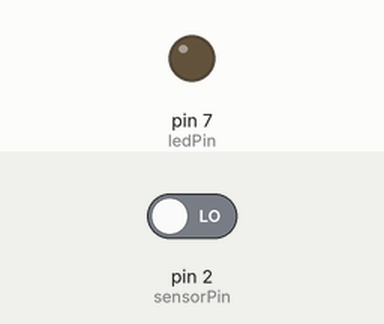
Bench run of a sketch on a simulated Arduino Uno, built with avr-gcc and run on an emulated ATmega328P. Parts: output pins drawn as LEDs (lit = HIGH). Inputs (shaded band) come from the test bench; at power-on: pin 2 (sensorPin) LOW. What the sketch prints to the serial monitor is not drawn.

Above: at 11.2 s.
11.3 s: pin 2 (sensorPin) driven HIGH
At 11.9 s:
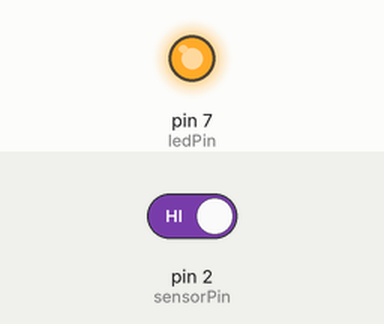
13.8 s: pin 2 (sensorPin) driven LOW
At 15.4 s:
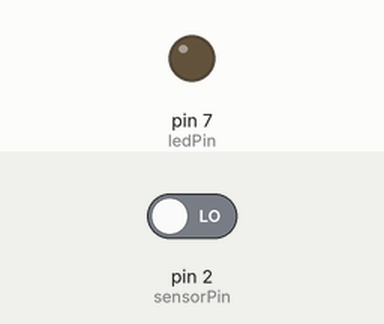
Timing chart, 0 to 16.9 s (numbered marks = the images above; inputs shaded):
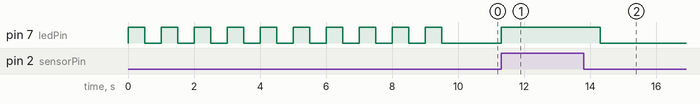

The sketch:

arduino_pir.ino
```cpp
// Declare Constants
const int sensorPin = 2;           // PIR Sensor is attached to digital pin 2
const int ledPin = 7;             // Built-in LED
const int ledBlinkTime = 500;      // Blink one for half a second while calibrating

// Wait for the seonsor to calibrate (20 - 60 seconds according to datasheet)
// 60 Seconds in milliseconds
const unsigned int calibrationTime = 10000;

void setup() {
  Serial.begin(9600);

  pinMode(sensorPin, INPUT);
  pinMode(ledPin, OUTPUT);

  // We need to wait one minute for the sensor to calibrate
  // Get out of view of the sensor for this duration!

  // Blink the LED while calibrating
  for (unsigned int i=0; i<calibrationTime; i+=ledBlinkTime*2) {
    digitalWrite(ledPin, HIGH);
    delay(ledBlinkTime);
    digitalWrite(ledPin, LOW);
    delay(ledBlinkTime);
  }
}

void loop() {
  // Constantly check the state of pin 2
  // If it is HIGH the sensor is detecting motion
  if (digitalRead(sensorPin) == HIGH) {
    // Turn the LED on
    digitalWrite(ledPin, HIGH);

    // Tell the host computer we detected motion
    Serial.print(1);

    // Sleep for a second to prevent flooding the serial
    delay(1000);
  } else {
    // Turn the LED off
    digitalWrite(ledPin, LOW);
  }
}
```

Measured:
- after the input at 11.3 s, pin 7 (ledPin): LOW → HIGH at once
- after the input at 13.8 s, pin 7 (ledPin): HIGH → LOW after 0.50 s
